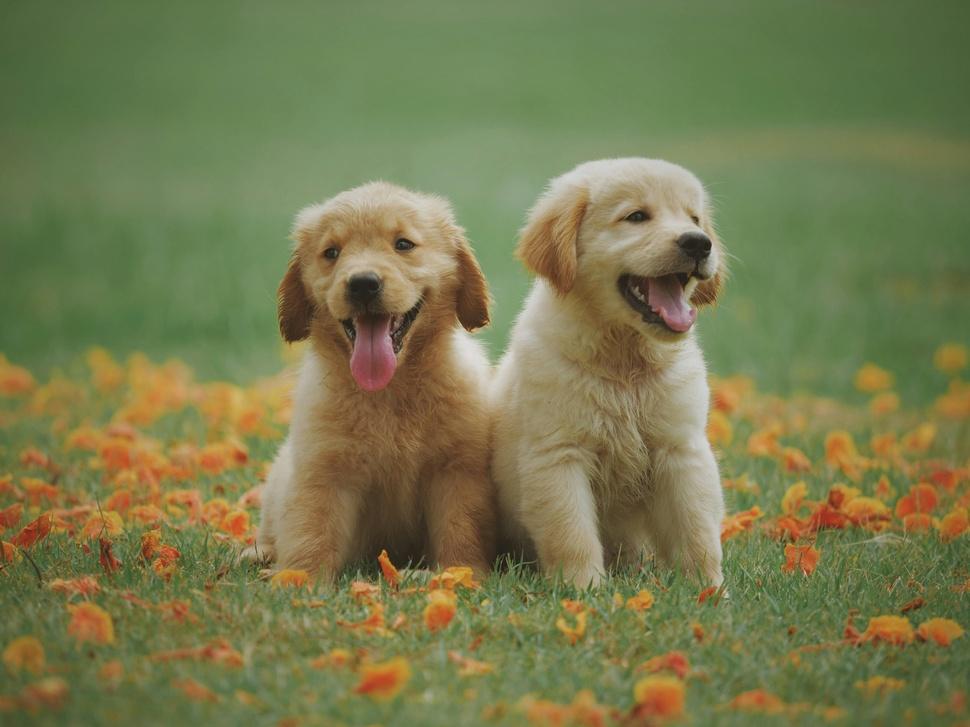
#> input picture image1.jpg, 970 x 727 px, shrunk from 5184 x 3888 before the run
$ python A7.py
#> lines starting #> are read from the running program, lines starting #| are printed output that depends on the picture; after the words box and inside, x2 and y2 are one past the last pixel; in counts of white or black regions, pixels touching at a corner belong together
import cv2
import numpy as np
import matplotlib.pyplot as plt

# --- Read image ---
img = cv2.imread('image1.jpg')
#> img is the input picture: shape (727, 970, 3); mean B, G, R 78.3, 122, 119.2
gray = cv2.cvtColor(img, cv2.COLOR_BGR2GRAY)
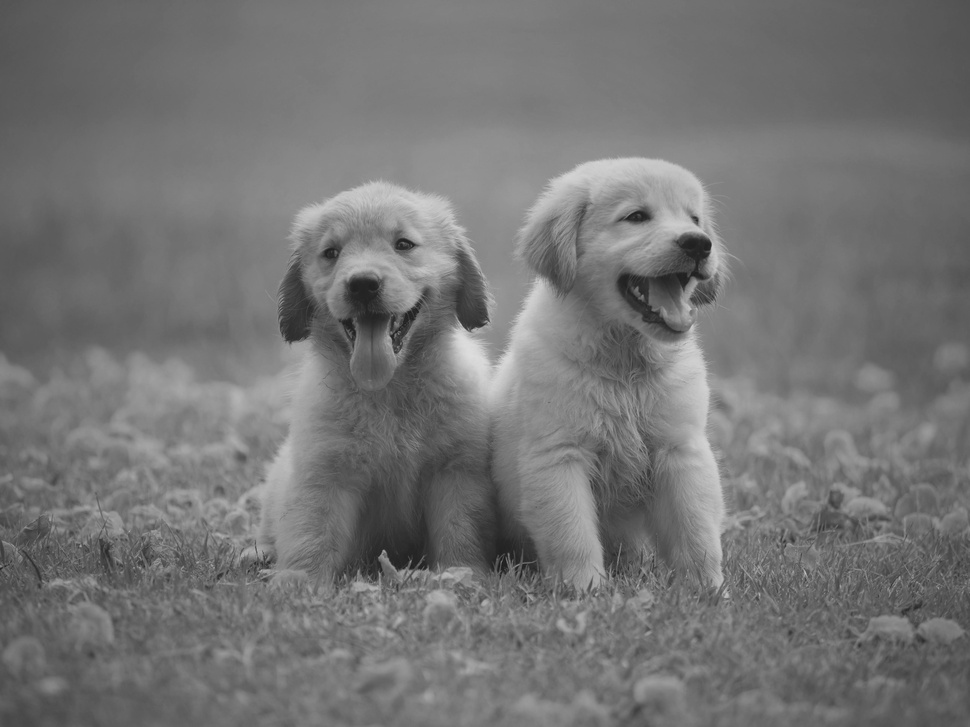
#> gray: shape (727, 970); min 26, max 222, mean 116.1

# --- 1️⃣ Edge Detection ---
edges = cv2.Canny(gray, 20, 40)
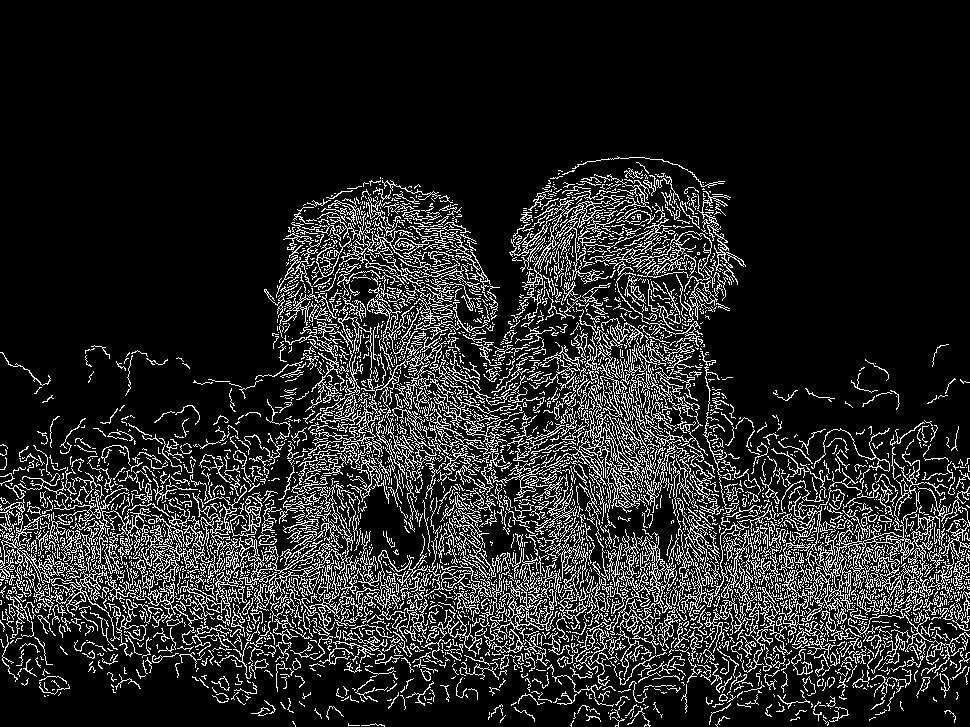
#> edges: shape (727, 970); 14.3% white in thin lines or dots, all inside (x1, y1, x2, y2) = (0, 156, 970, 727)

# --- 2️⃣ Line Detection ---
img_lines = img.copy()
lines = cv2.HoughLinesP(edges, 1, np.pi/180, 100, minLineLength=80, maxLineGap=10)
#> lines = 681 rows, first 6: [369, 584, 806, 606], [4, 560, 967, 610], [553, 564, 969, 579], [0, 562, 967, 613], [1, 564, 742, 616], [554, 562, 969, 576]
if lines is not None:
    for x1, y1, x2, y2 in lines[:, 0]:
        cv2.line(img_lines, (x1, y1), (x2, y2), (0, 255, 0), 2)
#> this loop made 681 passes
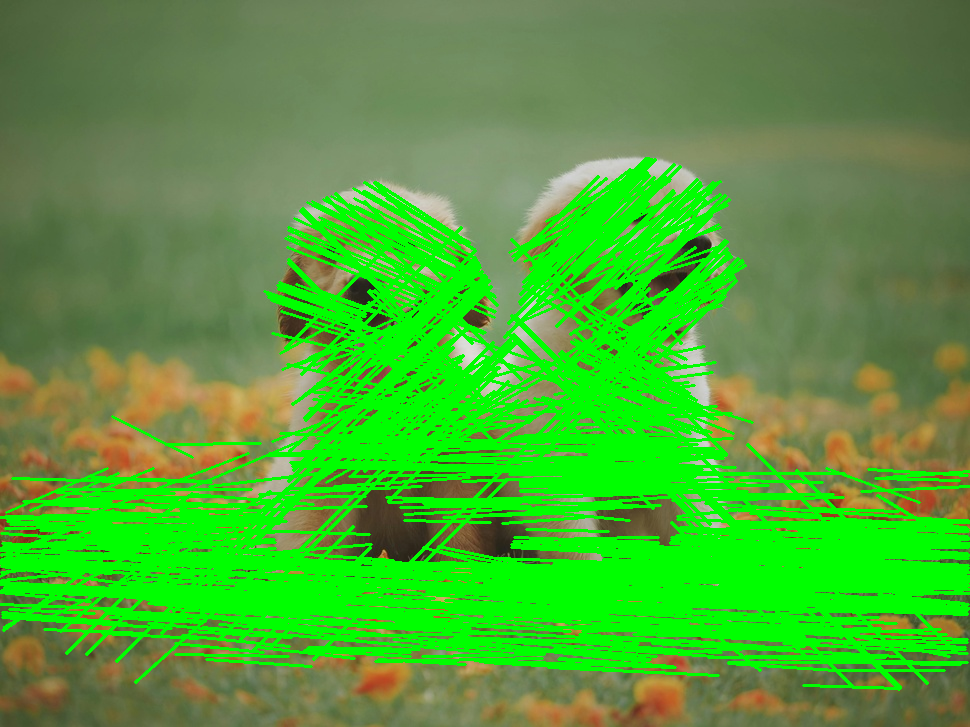
#> img_lines: shape (727, 970, 3); mean B, G, R 55, 164.8, 79.5

# --- 3️⃣ Corner Detection ---
img_corners = img.copy()
corners = cv2.goodFeaturesToTrack(gray, 100, 0.01, 10)
#> corners = 100 rows, first 8: [383, 550], [391, 335], [80, 546], [642, 295], [409, 568], [486, 323], [470, 331], [527, 593]
corners = np.int0(corners)
for c in corners:
    x, y = c.ravel()
    cv2.circle(img_corners, (x, y), 3, (0, 0, 255), -1)
#> this loop made 100 passes
#> (x, y) on passes 1 to 12: (383, 550), (391, 335), (80, 546), (642, 295), (409, 568), (486, 323), (470, 331), (527, 593), (697, 224), (427, 569), (508, 552), (259, 571)
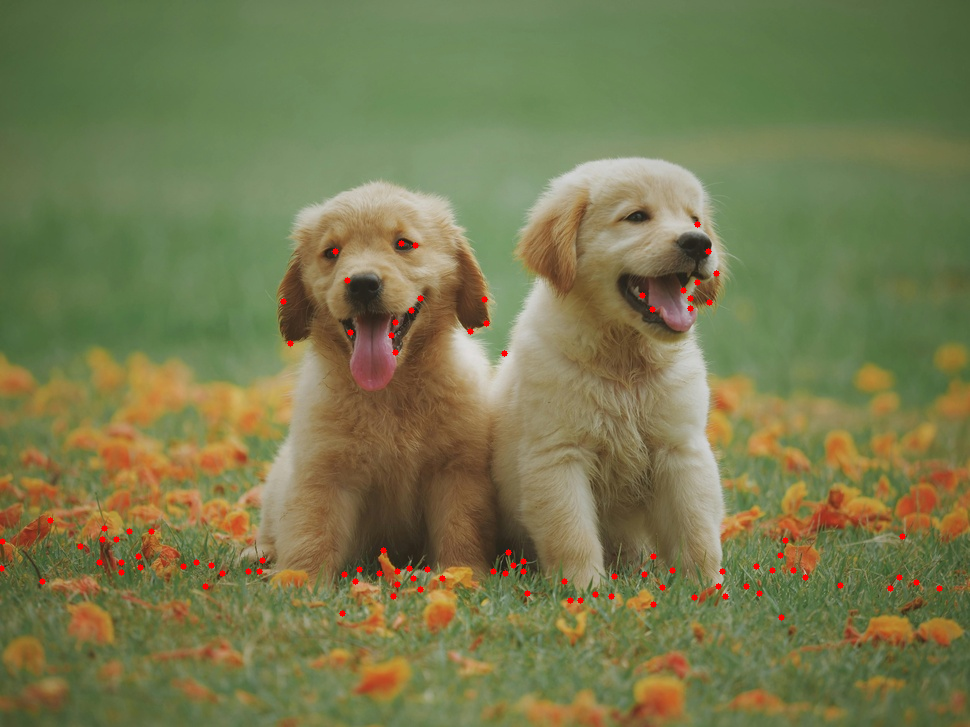
#> img_corners: shape (727, 970, 3); 0.41% of pixels changed, all inside (x1, y1, x2, y2) = (0, 221, 943, 621)

# --- Display Results (3 separate images) ---
plt.figure(figsize=(12, 4))

plt.subplot(1, 3, 1)
plt.title("Edge Detection")
plt.imshow(edges, cmap='gray')

plt.subplot(1, 3, 2)
plt.title("Line Detection")
plt.imshow(cv2.cvtColor(img_lines, cv2.COLOR_BGR2RGB))

plt.subplot(1, 3, 3)
plt.title("Corner Detection")
plt.imshow(cv2.cvtColor(img_corners, cv2.COLOR_BGR2RGB))

plt.tight_layout()
plt.show()
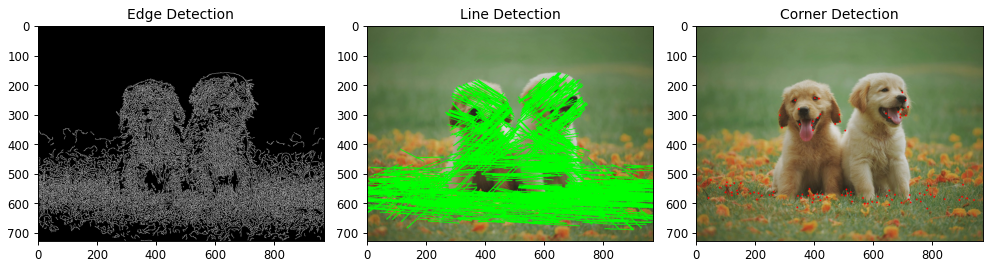
#> figure drawn by matplotlib, 3 panels

$ run again, with image3.jpg copied over image1.jpg
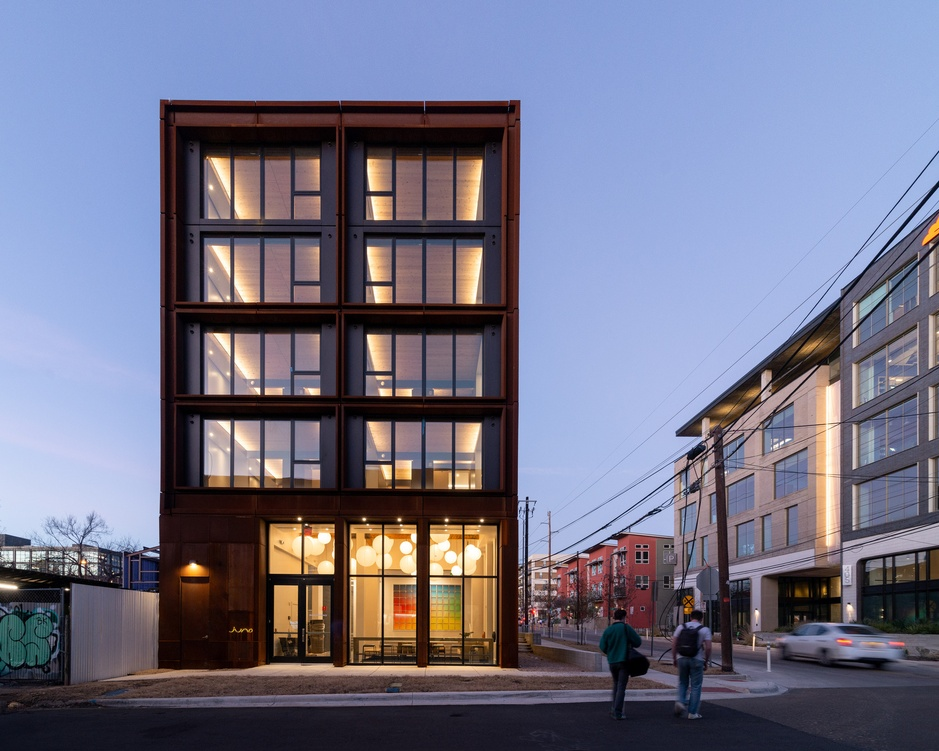
#> input picture image3.jpg, 939 x 751 px, shrunk from 2000 x 1600 before the run
#> img is the input picture: shape (751, 939, 3); mean B, G, R 135, 113.9, 114
#> `edges = cv2.Canny(gray, 20, 40)`:
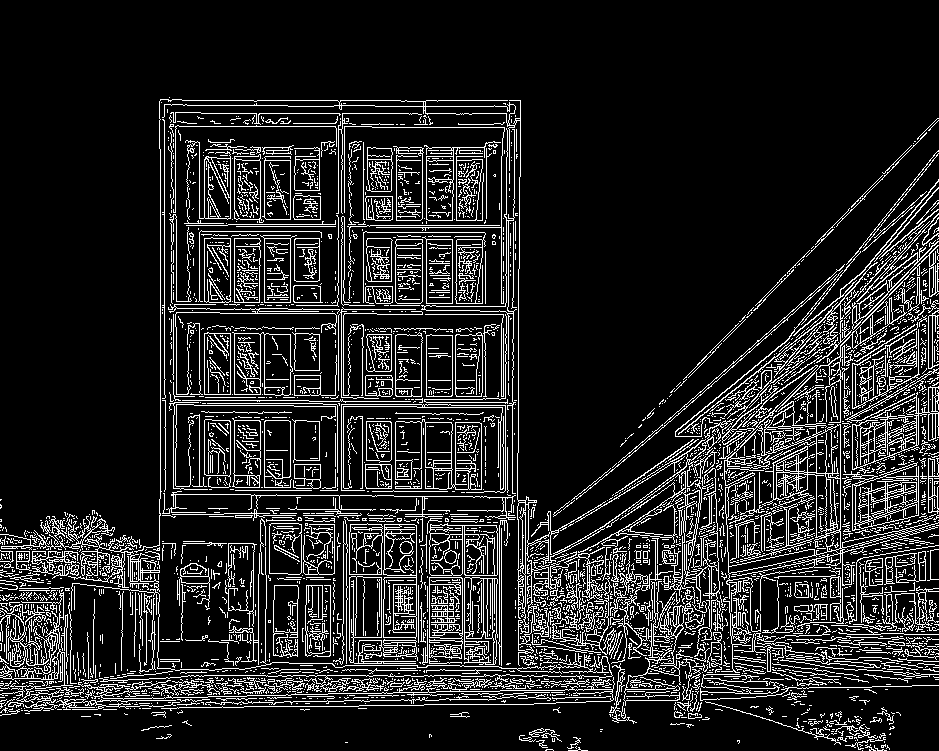
#> edges: shape (751, 939); 13.8% white in thin lines or dots, all inside (x1, y1, x2, y2) = (0, 97, 939, 751)
#> lines = 471 rows, first 6: [786, 530, 871, 510], [823, 546, 925, 524], [501, 420, 501, 156], [785, 546, 937, 510], [343, 495, 343, 280], [201, 113, 520, 113]
#> the loop `for x1, y1, x2, y2 in lines[:, 0]:` made 471 passes
#> corners = 100 rows, first 8: [415, 578], [430, 574], [83, 574], [365, 519], [480, 520], [398, 519], [102, 557], [300, 519]
#> the loop `for c in corners:` made 100 passes
#> `plt.show()`:
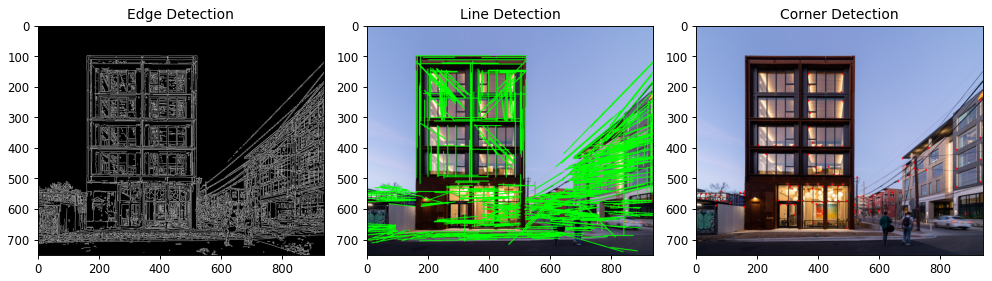
#> figure drawn by matplotlib, 3 panels

$ run again, with image2.jpeg copied over image1.jpg
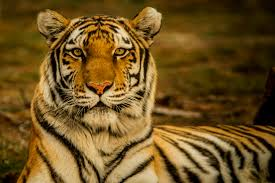
#> input picture image2.jpeg, 275 x 183 px
#> img is the input picture: shape (183, 275, 3); mean B, G, R 34, 82.1, 110.4
#> `edges = cv2.Canny(gray, 20, 40)`:
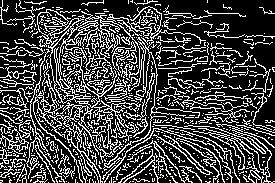
#> edges: shape (183, 275); 26.9% white in thin lines or dots
#> lines = 34 rows, first 6: [38, 3, 217, 182], [31, 2, 210, 181], [20, 19, 181, 180], [19, 0, 201, 182], [0, 158, 157, 1], [56, 9, 226, 179]
#> the loop `for x1, y1, x2, y2 in lines[:, 0]:` made 34 passes
#> corners = 100 rows, first 8: [127, 50], [117, 57], [79, 29], [117, 32], [71, 40], [67, 68], [100, 100], [130, 76]
#> the loop `for c in corners:` made 100 passes
#> `plt.show()`:
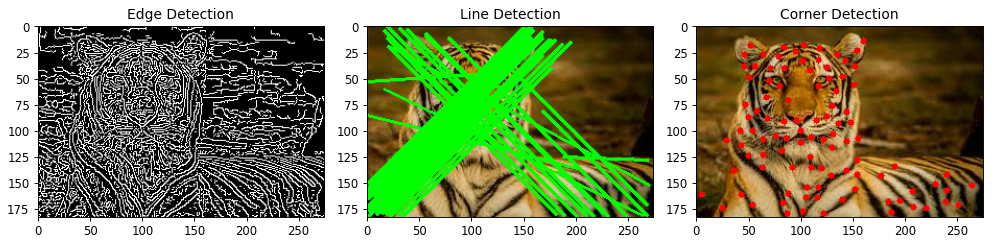
#> figure drawn by matplotlib, 3 panels
